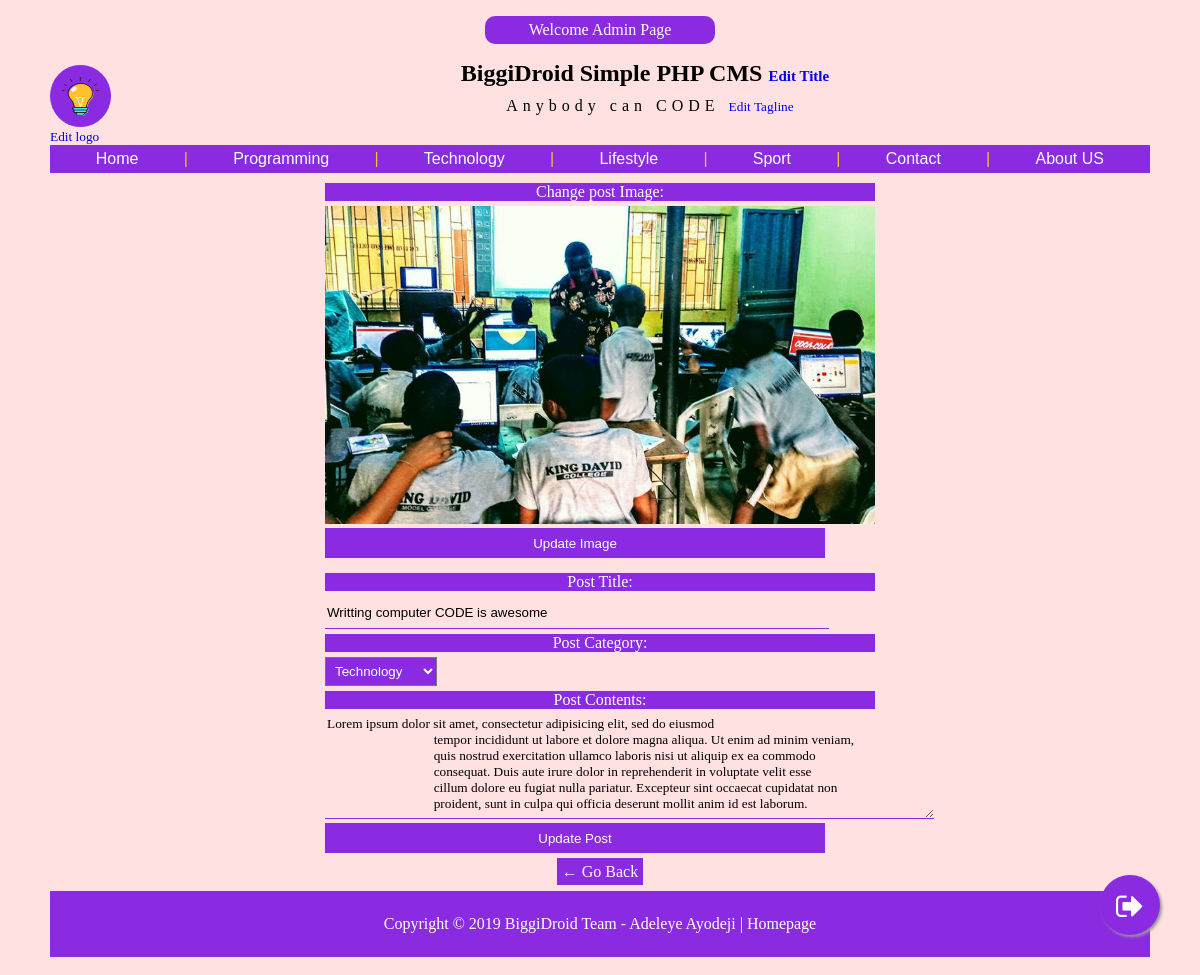
The page /admin/edit.php?id=38 (signed in) on the database its author committed.
### tables this page shows
CREATE TABLE IF NOT EXISTS `sitedetails` (
  `id` int(11) NOT NULL AUTO_INCREMENT,
  `sitelogo` mediumtext DEFAULT NULL,
  `sitetitle` mediumtext DEFAULT NULL,
  `sitetagline` mediumtext DEFAULT NULL,
  PRIMARY KEY (`id`)
);

CREATE TABLE IF NOT EXISTS `post` (
  `id` int(11) NOT NULL AUTO_INCREMENT,
  `search` varchar(10000) DEFAULT NULL,
  `category` longtext DEFAULT NULL,
  `title` longtext DEFAULT NULL,
  `text` longtext DEFAULT NULL,
  `image` longtext DEFAULT NULL,
  `date` varchar(10000) DEFAULT NULL,
  PRIMARY KEY (`id`)
);

### admin/edit.php (the view, shortened to what this page needs)
<?php
include 'include/header.php';
if (isset($_SESSION["admin"])) {
			$id = $_GET['id'];
			$query = mysqli_query($con, "SELECT * FROM post WHERE id='$id' ");
			$row = mysqli_fetch_assoc($query);
}else{
	header("location: login.php");
}
?>
	<form method="post" action="" enctype="multipart/form-data">
					<label>
                           <div style="margin: 0px;padding: 0px;">
                             <p>Change post Image:</p>
                            <img id="image" style="width: 100%;height: auto;cursor: pointer;margin-left:0px;" class="ui centered large image" src="../image/<?php echo $row["image"] ?>"/>
                          </div>
      		          </label>
      		          <input type="submit" name="updatelogo" value="Update Image">
     </form>
	<form method="post" action="">
					<p>Post Title:</p>
				    <input type="text" name="title" placeholder="Enter your title" value="<?php echo $row["title"] ?>">
				     <p>Post Category:</p>
      		          <select name="category" style="padding: 5px;background: blueviolet;color: white;margin-bottom: 5px;">
      		          	<option><?php echo $row["category"]; ?></option>
      		          </select>
      		          <p>Post Contents:</p>
      		          <textarea name="text" style="font-family: calibri;"><?php echo $row["text"] ?></textarea>
			<input type="submit" name="update" value="Update Post">
			<center style="margin-top: 5px;">
				<a style="font-family: calibri; background: blueviolet;padding: 5px;color: white;text-decoration: none;" href="javascript:history.go(-1)">&larr; Go Back</a>
			</center>
	</form>
<?php include 'include/footer.php'; ?>

### admin/include/header.php (shortened to what this page needs)
<?php session_start();
include '../include/db.php';
	$query = mysqli_query($con, "SELECT * FROM sitedetails");
	$row = mysqli_fetch_assoc($query);
?>
<!DOCTYPE html>
<html>
<head>
	<link rel="stylesheet" type="text/css" href="../css/style.css">
	<link rel="stylesheet" type="text/css" href="../css/font-awesome.css">
</head>
<body>
<div class="container">
		<?php if (isset($_SESSION["admin"])) { ?><p class="linktag"><a href="index.php">
	Welcome <?php echo $_SESSION["user"]; ?> </a></p><?php
}; ?>
	<div class="header">
		<div class="logo">
			<a href="../index.php"><img align="center" class="sitelogo" src="../image/<?php echo $row["sitelogo"] ?>"></a>
			<?php if (isset($_SESSION["admin"])) {
				echo "" ?>
				<br><small style="font-family: calibri;text-align: center;"><a href="editsite.php?id=<?php echo $row['id'] ?>">Edit logo</a></small>
				<?php
			"";} ?>
		</div>
		<div class="mainhead">
			<h2><?php echo $row["sitetitle"] ?>
				<?php if (isset($_SESSION["admin"])) {
				echo "" ?>
				<small style="font-family: calibri;text-align: center;font-size: 15px;"><a href="editsite.php?id=<?php echo $row['id'] ?>">Edit Title</a></small>
				<?php
			"";} ?>
			</h2>
			<span class="sitetagline"><?php echo $row["sitetagline"] ?>
				<?php if (isset($_SESSION["admin"])) {
				echo "" ?>
				<small style="font-family: calibri;letter-spacing: normal;"><a href="editsite.php?id=<?php echo $row['id'] ?>">Edit Tagline</a></small>
				<?php
			"";} ?>
			</span>
		</div>
		<br>
		<nav>
			<a href="#">Home</a> |
		<?php
		$query = mysqli_query($con, "SELECT * FROM post ORDER BY id ASC LIMIT 4");
		while ($row = mysqli_fetch_assoc($query)) {
			?>
			<a href="../include/category.php?category=<?php echo $row['category'] ?>"><?php echo $row["category"]; ?></a> |
			<?php
		} ?>
			<a href="#">Contact</a> |
			<a href="#">About US</a>
		</nav>
	</div>

### css/style.css (style rules this page uses)
body { font-family: arial; background: #ffe1e1; }
.container { margin-left: auto; margin-right: auto; width: 1100px; background: #ffe1e1; padding: 10px; padding-top: 0px; margin-top: 0px; }
.logo { width: 100px; float: left; }
.mainhead { text-align: center; }
.mainhead h2 { margin: 10px; font-family: cursive; }
.linktag { background: blueviolet; color: white; text-align: center; width: 20%; margin-right: auto; margin-left: auto; padding: 5px; border-radius: 10px; }
nav { display: inline-block; background: blueviolet; padding: 5px; color: #fcc12d; }
nav a { margin-right: 20px; margin-left: 20px; color: white; text-decoration: none; padding: 20.8px; }
form p { padding: 0px; margin: 0px; margin-bottom: 5px; background: blueviolet; color: white; text-align: center; }
form { font-family: calibri; }
form input { width: 500px; margin-bottom: 5px; }
form input[type="text"] { border: none; border-bottom: 1px solid blueviolet; outline: none; background: transparent; }
form input[type="submit"] { background: blueviolet; outline: none; border: none; color: white; padding: 5px; width: 500px; }
textarea { outline: none; border: 1px solid blueviolet; background: transparent; }
p { font-family: calibri; }
h2 { font-family: calibri; }
img { background-position: center top !important; }
.sitetagline { font-family: calibri; margin: 0px; margin-top: 0px; letter-spacing: 5px; }
.sitelogo { height: 40px; width: 39px; background: #8a2be2; margin-top: 5px; padding: 10px; border-radius: 100%; border: 1px solid #8a2be2; }
a { text-decoration: none; }
.linktag a { color: white; }

### admin/edit.php (style rules this page uses)
form { margin-right: auto; margin-left: auto; width: 50%; margin-top: 10px; margin-bottom: 10px; }
h2 { text-align: center; }
input { height: 30px; background: transparent; outline: none; border:none; border-bottom: 1px solid blueviolet; }
textarea { height: 100px; width: 110%; background: transparent; outline: none; border:none; border-bottom: 1px solid blueviolet; }

### rows shown on the page
sitedetails: sitelogo (picture), sitetitle "BiggiDroid Simple PHP CMS", sitetagline "Anybody can CODE"
post: category "Programming"
post: category "Technology"
post: category "Lifestyle"
post: category "Sport"
post: image (picture), title "Writting computer CODE is awesome", category "Technology", text "Lorem ipsum dolor sit amet, consectetur adipisicing elit, sed do eiusmod tempor incididunt ut labore et dolore magna aliqua. Ut enim ad minim veniam, quis nostrud exercitation ullamco laboris nisi ut aliquip ex ea commodo consequat. Duis aute irure dolor in reprehenderit in voluptate velit esse cillum dolore eu fugiat nulla pariatur. Excepteur sint occaecat cupidatat non proident, sunt in culpa qui officia deserunt mollit anim id est laborum."

### other values the page prints
$_SESSION["user"] "Admin Page"
